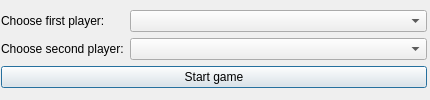
<?xml version="1.0" encoding="UTF-8"?>
<ui version="4.0">
 <class>choosePlayersDialog</class>
 <widget class="QDialog" name="choosePlayersDialog">
  <property name="geometry">
   <rect>
    <x>0</x>
    <y>0</y>
    <width>430</width>
    <height>100</height>
   </rect>
  </property>
  <property name="sizePolicy">
   <sizepolicy hsizetype="Fixed" vsizetype="Fixed">
    <horstretch>0</horstretch>
    <verstretch>0</verstretch>
   </sizepolicy>
  </property>
  <property name="minimumSize">
   <size>
    <width>430</width>
    <height>100</height>
   </size>
  </property>
  <property name="maximumSize">
   <size>
    <width>430</width>
    <height>100</height>
   </size>
  </property>
  <property name="windowTitle">
   <string>Choose players</string>
  </property>
  <property name="windowIcon">
   <iconset>
    <normaloff>../icon.png</normaloff>../icon.png</iconset>
  </property>
  <widget class="QWidget" name="formLayoutWidget">
   <property name="geometry">
    <rect>
     <x>1</x>
     <y>10</y>
     <width>426</width>
     <height>89</height>
    </rect>
   </property>
   <layout class="QFormLayout" name="formLayout">
    <item row="0" column="0">
     <widget class="QLabel" name="firstPlayerLabel">
      <property name="text">
       <string>Choose first player:</string>
      </property>
     </widget>
    </item>
    <item row="1" column="0">
     <widget class="QLabel" name="secondPlayerLabel">
      <property name="text">
       <string>Choose second player:</string>
      </property>
     </widget>
    </item>
    <item row="0" column="1">
     <widget class="QComboBox" name="firstPlayerBox"/>
    </item>
    <item row="1" column="1">
     <widget class="QComboBox" name="secondPlayerBox"/>
    </item>
    <item row="2" column="0" colspan="2">
     <widget class="QPushButton" name="startGameBtn">
      <property name="text">
       <string>Start game</string>
      </property>
     </widget>
    </item>
   </layout>
  </widget>
 </widget>
 <resources/>
 <connections/>
</ui>
